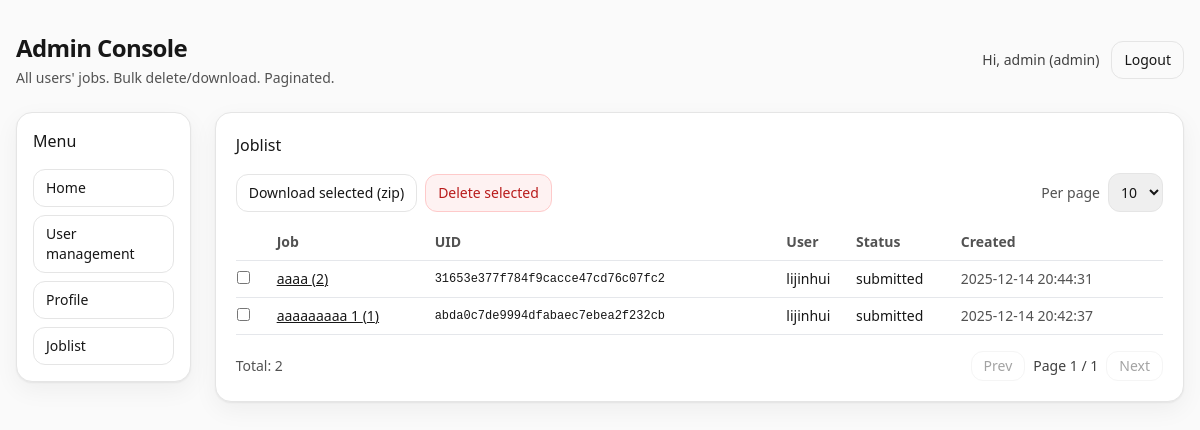
Page /admin/jobs (signed in) on the committed database.
### db.py (models this page shows)
class User(Base):
    __tablename__ = "users"
    __table_args__ = (UniqueConstraint("username", name="uq_username"),)
    id = Column(Integer, primary_key=True, index=True)
    username = Column(String(64), nullable=False, index=True)
    password_hash = Column(String(255), nullable=False)
    is_admin = Column(Boolean, nullable=False, default=False)
    created_at = Column(DateTime, nullable=False, default=datetime.utcnow)

class Job(Base):
    __tablename__ = "jobs"
    id = Column(Integer, primary_key=True, index=True)
    job_uid = Column(String(64), nullable=False, default="", index=True)
    owner_id = Column(Integer, ForeignKey("users.id"), nullable=False, index=True)
    name = Column(String(128), nullable=False, default="AF3 Job")
    status = Column(String(32), nullable=False, default="submitted")
    created_at = Column(DateTime, nullable=False, default=datetime.utcnow)
    finished_at = Column(DateTime, nullable=True)
    input_fasta = Column(Text, nullable=False, default="")
    params_json = Column(Text, nullable=False, default="{}")
    workdir = Column(String(512), nullable=False, default="")
    result_path = Column(String(512), nullable=False, default="")
    log_path = Column(String(512), nullable=False, default="")
    docker_cmd = Column(Text, nullable=False, default="")
    owner = relationship("User")

### app.py (the view)
@app.get("/admin/jobs", response_class=HTMLResponse)
async def admin_jobs(request: Request, db: Session = Depends(get_db), admin: User = Depends(require_admin)):
    page, per_page = parse_pagination(request)
    q = db.query(Job).options(joinedload(Job.owner)).order_by(Job.created_at.desc())
    jobs, total, total_pages, page, per_page = paginate_query(q, page, per_page)
    for j in jobs:
        try:
            j.created_at = j.created_at.strftime("%Y-%m-%d %H:%M:%S")
        except Exception:
            pass
        try:
            j.finished_at = j.finished_at.strftime("%Y-%m-%d %H:%M:%S") if getattr(j, "finished_at", None) else ""
        except Exception:
            j.finished_at = ""
    start_index = (page - 1) * per_page + 1
    return templates.TemplateResponse("admin_jobs.html", {"request": request, "user": admin, "jobs": jobs, "total": total, "total_pages": total_pages, "page": page, "per_page": per_page, "start_index": start_index})

### templates/admin_jobs.html (shortened to what this page needs)
{% extends "admin_base.html" %}
{% set subtitle="All users' jobs. Bulk delete/download. Paginated." %}
{% block content %}
<h2 class="text-base font-medium mb-4">Joblist</h2>
<div class="flex flex-wrap items-center justify-between gap-3 mb-3">
  <div class="flex items-center gap-2">
    <form id="adminDlForm" action="/admin/jobs/download" method="post">
      <button type="button" id="adminDownloadBtn" class="rounded-xl border border-neutral-200 px-3 py-2 text-sm hover:bg-neutral-50">
        Download selected (zip)
      </button>
    </form>
    <form id="adminDelForm" action="/admin/jobs/delete" method="post" onsubmit="return confirm('Delete selected jobs?');">
      <button type="button" id="adminDeleteBtn" class="rounded-xl border border-red-200 bg-red-50 px-3 py-2 text-sm text-red-700 hover:bg-red-100">
        Delete selected
      </button>
    </form>
  </div>
  <form method="get" class="flex items-center gap-2">
    <label class="text-sm text-neutral-600">Per page</label>
    <select name="per_page" class="rounded-xl border border-neutral-200 px-2 py-2 text-sm" onchange="this.form.submit()">
      {% for opt in [10,20,50] %}
        <option value="{{opt}}" {% if per_page==opt %}selected{% endif %}>{{opt}}</option>
      {% endfor %}
    </select>
  </form>
</div>
<div class="overflow-x-auto">
  <table class="w-full text-sm">
    <thead class="text-neutral-600">
      <tr class="border-b">
        <th class="py-2 text-left w-10"></th>
        <th class="py-2 text-left">Job</th>
        <th class="py-2 text-left">UID</th>
        <th class="py-2 text-left">User</th>
        <th class="py-2 text-left">Status</th>
        <th class="py-2 text-left">Created</th>
      </tr>
    </thead>
    <tbody>
      {% for j in jobs %}
      <tr class="border-b hover:bg-neutral-50">
        <td class="py-2"><input type="checkbox" class="jobchk" value="{{ j.id }}"></td>
        <td class="py-2"><a class="underline" href="/admin/jobs/{{ j.id }}">{{ j.name }} ({{ j.id }})</a></td>
        <td class="py-2 mono text-xs">{{ j.job_uid }}</td>
        <td class="py-2">{{ j.owner.username }}</td>
        <td class="py-2">{{ j.status }}</td>
        <td class="py-2 text-neutral-600">{{ j.created_at }}</td>
      </tr>
      {% endfor %}
    </tbody>
  </table>
</div>
<div class="flex items-center justify-between mt-4 text-sm">
  <div class="text-neutral-600">Total: {{ total }}</div>
  <div class="flex items-center gap-2">
    {% if page > 1 %}
      <a class="rounded-xl border border-neutral-200 px-3 py-1 hover:bg-neutral-50" href="/admin/jobs?page={{page-1}}&per_page={{per_page}}">Prev</a>
    {% else %}
      <span class="rounded-xl border border-neutral-100 px-3 py-1 text-neutral-400">Prev</span>
    {% endif %}
    <span class="text-neutral-700">Page {{ page }} / {{ total_pages }}</span>
    {% if page < total_pages %}
      <a class="rounded-xl border border-neutral-200 px-3 py-1 hover:bg-neutral-50" href="/admin/jobs?page={{page+1}}&per_page={{per_page}}">Next</a>
    {% else %}
      <span class="rounded-xl border border-neutral-100 px-3 py-1 text-neutral-400">Next</span>
    {% endif %}
  </div>
</div>
{% endblock %}

### templates/admin_base.html
{% extends "base_public.html" %}
{% block body %}
<div class="max-w-7xl mx-auto px-4 py-8">
  <header class="flex items-center justify-between mb-6">
    <div>
      <h1 class="text-2xl font-semibold tracking-tight">Admin Console</h1>
      <p class="text-sm text-neutral-600 mt-1">{{ subtitle or "" }}</p>
    </div>
    <div class="flex items-center gap-3">
      <span class="text-sm text-neutral-700">Hi, <span class="font-medium">{{ user.username }}</span> (admin)</span>
      <a href="/logout" class="rounded-xl border border-neutral-200 px-3 py-2 text-sm hover:bg-neutral-50">Logout</a>
    </div>
  </header>
  <div class="grid grid-cols-1 lg:grid-cols-12 gap-6">
    <aside class="lg:col-span-2">
      <div class="card rounded-2xl bg-white border border-neutral-200 p-4">
        <h2 class="text-base font-medium">Menu</h2>
        <div class="mt-4 space-y-2">
          <a class="block rounded-xl border border-neutral-200 px-3 py-2 text-sm hover:bg-neutral-50" href="/admin/home">Home</a>
          <a class="block rounded-xl border border-neutral-200 px-3 py-2 text-sm hover:bg-neutral-50" href="/admin/users">User management</a>
          <a class="block rounded-xl border border-neutral-200 px-3 py-2 text-sm hover:bg-neutral-50" href="/admin/profile">Profile</a>
          <a class="block rounded-xl border border-neutral-200 px-3 py-2 text-sm hover:bg-neutral-50" href="/admin/jobs">Joblist</a>
        </div>
      </div>
    </aside>
    <main class="lg:col-span-10">
      <div class="card rounded-2xl bg-white border border-neutral-200 p-5">
        {% block content %}{% endblock %}
      </div>
    </main>
  </div>
</div>
{% endblock %}

### templates/base_public.html (shortened to what this page needs)
<!doctype html>
<html lang="en">
<head>
  <script src="https://cdn.tailwindcss.com"></script>
</head>
<body class="bg-neutral-50 text-neutral-900">
  {% block body %}{% endblock %}
</body>
</html>

### templates/base_public.html (style rules this page uses)
.card { box-shadow:0 1px 2px rgba(0,0,0,.06),0 8px 24px rgba(0,0,0,.05); }
.mono { font-family:ui-monospace,SFMono-Regular,Menlo,Monaco,Consolas,"Liberation Mono","Courier New",monospace; }

### rows in the picture
User: username "admin"
Job: name "aaaa", id "2", job_uid "31653e377f784f9cacce47cd76c07fc2", owner.username "lijinhui", status "submitted", created_at "2025-12-14 20:44:31"
Job: name "aaaaaaaaa 1", id "1", job_uid "abda0c7de9994dfabaec7ebea2f232cb", owner.username "lijinhui", status "submitted", created_at "2025-12-14 20:42:37"

### other values in the picture
{{ subtitle or "" }} "All users' jobs. Bulk delete/download. Paginated."
{{ total }} "2"
{{ page }} "1"
{{ total_pages }} "1"
form field per_page "10"
